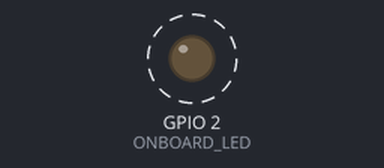
A program run on a simulated ESP32. Shown: output pins drawn as LEDs (lit = HIGH). Dashed ring = blinking. Nothing arrives over Bluetooth unless stated; what the program prints to the serial monitor is not drawn.

Above: at 0.5 s.
Timing chart, 0 to 3.0 s (numbered marks = the images above):
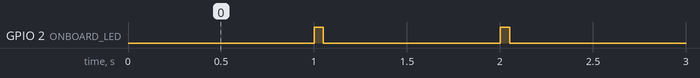

The program:

main.cpp
```cpp
/*
    Servidor BLE que envia periodicamente tramas iBeacon
    Basado en: https://circuitdigest.com/microcontroller-projects/esp32-based-bluetooth-ibeacon
*/

//////////// CONFIGURACION

#define BEACON_UUID "1c1abacc-17b7-4090-9330-5fa84076b4e5" // https://www.uuidgenerator.net/
#define BEACON_MAJOR 333
#define BEACON_MINOR 444
#define BEACON_SIGNAL_POWER 0     // Valor RSSI medido a 1 m
#define ADVERTISE_PERIOD 1        // segundos

///////////////////////////

#include "Arduino.h"
#include "BLEDevice.h"
#include "BLEBeacon.h"

#define ONBOARD_LED 2
BLEAdvertising *pAdvertising;
static uint64_t send_interval_ms;

void setBeacon() {

  BLEBeacon oBeacon = BLEBeacon();
  oBeacon.setManufacturerId(0x4C00); // Apple 0x004C LSB (ENDIAN_CHANGE_U16!)
  BLEUUID bleUUID = BLEUUID(BEACON_UUID) ;
  bleUUID = bleUUID.to128();
  oBeacon.setProximityUUID(BLEUUID( bleUUID.getNative()->uuid.uuid128, 16, true ));
  oBeacon.setMajor(BEACON_MAJOR);
  oBeacon.setMinor(BEACON_MINOR);
  oBeacon.setSignalPower(BEACON_SIGNAL_POWER);

  BLEAdvertisementData oAdvertisementData = BLEAdvertisementData();
  BLEAdvertisementData oScanResponseData = BLEAdvertisementData();
  oAdvertisementData.setFlags(0x04); // BR_EDR_NOT_SUPPORTED 0x04

  std::string strServiceData = "";

  strServiceData += (char)26;     // Len
  strServiceData += (char)0xFF;   // Type
  strServiceData += oBeacon.getData();
  oAdvertisementData.addData(strServiceData);

  pAdvertising->setAdvertisementData(oAdvertisementData);
  pAdvertising->setScanResponseData(oScanResponseData);

}

void setup() {

  Serial.begin(115200);
  pinMode(ONBOARD_LED, OUTPUT);

  // Create the BLE Device
  BLEDevice::init("");

  pAdvertising = BLEDevice::getAdvertising();
  setBeacon();

  send_interval_ms = millis();
}

void loop() {

  if ( (int)(millis() - send_interval_ms) >= (ADVERTISE_PERIOD * 1000))
  {
    send_interval_ms = millis();

    pAdvertising->start();
    digitalWrite(ONBOARD_LED, HIGH);
    Serial.println("Advertizing...");
    delay(50);

    pAdvertising->stop();
    digitalWrite(ONBOARD_LED, LOW);
  }
}
```

Measured:
- by itself, GPIO 2 (ONBOARD_LED): alternates HIGH for 0.05 s and LOW for 0.95 s
